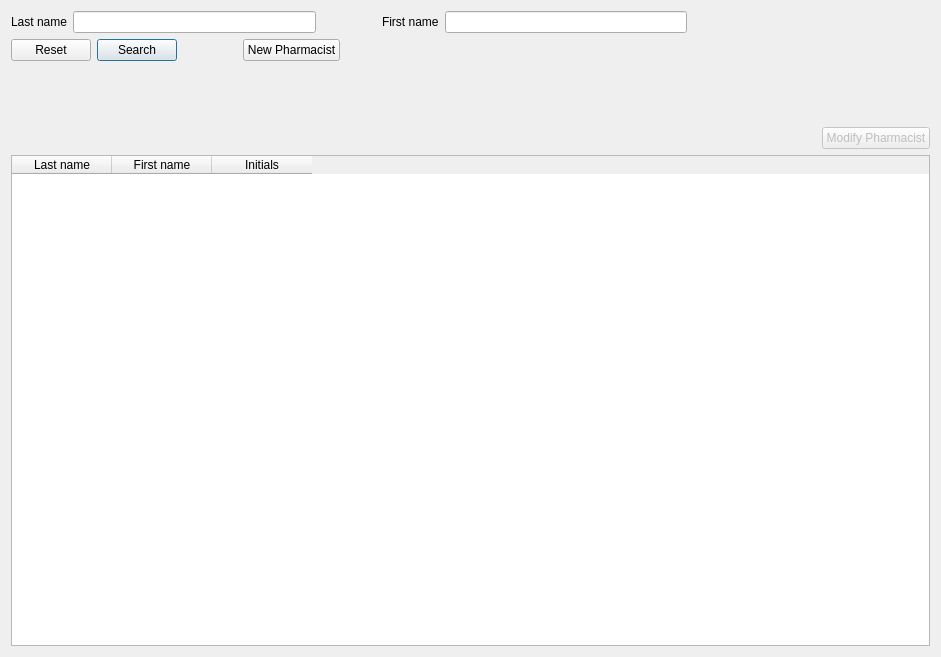
<?xml version="1.0" encoding="UTF-8"?>
<ui version="4.0">
 <class>PharmacistFrame</class>
 <widget class="QFrame" name="PharmacistFrame">
  <property name="geometry">
   <rect>
    <x>0</x>
    <y>0</y>
    <width>941</width>
    <height>657</height>
   </rect>
  </property>
  <property name="frameShape">
   <enum>QFrame::NoFrame</enum>
  </property>
  <property name="frameShadow">
   <enum>QFrame::Plain</enum>
  </property>
  <layout class="QVBoxLayout" name="verticalLayout">
   <item>
    <layout class="QHBoxLayout" name="horizontalLayout">
     <item>
      <widget class="QLabel" name="lastLabel">
       <property name="text">
        <string>Last name</string>
       </property>
      </widget>
     </item>
     <item>
      <widget class="QLineEdit" name="lastField"/>
     </item>
     <item>
      <spacer name="horizontalSpacer">
       <property name="orientation">
        <enum>Qt::Horizontal</enum>
       </property>
       <property name="sizeType">
        <enum>QSizePolicy::Fixed</enum>
       </property>
       <property name="sizeHint" stdset="0">
        <size>
         <width>60</width>
         <height>20</height>
        </size>
       </property>
      </spacer>
     </item>
     <item>
      <widget class="QLabel" name="firstLabel">
       <property name="text">
        <string>First name</string>
       </property>
      </widget>
     </item>
     <item>
      <widget class="QLineEdit" name="firstField"/>
     </item>
     <item>
      <spacer name="horizontalSpacer_2">
       <property name="orientation">
        <enum>Qt::Horizontal</enum>
       </property>
       <property name="sizeHint" stdset="0">
        <size>
         <width>40</width>
         <height>20</height>
        </size>
       </property>
      </spacer>
     </item>
    </layout>
   </item>
   <item>
    <layout class="QHBoxLayout" name="horizontalLayout_2">
     <item>
      <widget class="QPushButton" name="resetButton">
       <property name="text">
        <string>Reset</string>
       </property>
      </widget>
     </item>
     <item>
      <widget class="QPushButton" name="searchButton">
       <property name="text">
        <string>Search</string>
       </property>
       <property name="default">
        <bool>true</bool>
       </property>
      </widget>
     </item>
     <item>
      <spacer name="horizontalSpacer_3">
       <property name="orientation">
        <enum>Qt::Horizontal</enum>
       </property>
       <property name="sizeType">
        <enum>QSizePolicy::Fixed</enum>
       </property>
       <property name="sizeHint" stdset="0">
        <size>
         <width>60</width>
         <height>20</height>
        </size>
       </property>
      </spacer>
     </item>
     <item>
      <widget class="QPushButton" name="newButton">
       <property name="text">
        <string>New Pharmacist</string>
       </property>
      </widget>
     </item>
     <item>
      <spacer name="horizontalSpacer_4">
       <property name="orientation">
        <enum>Qt::Horizontal</enum>
       </property>
       <property name="sizeHint" stdset="0">
        <size>
         <width>40</width>
         <height>20</height>
        </size>
       </property>
      </spacer>
     </item>
    </layout>
   </item>
   <item>
    <spacer name="verticalSpacer">
     <property name="orientation">
      <enum>Qt::Vertical</enum>
     </property>
     <property name="sizeType">
      <enum>QSizePolicy::Fixed</enum>
     </property>
     <property name="sizeHint" stdset="0">
      <size>
       <width>20</width>
       <height>60</height>
      </size>
     </property>
    </spacer>
   </item>
   <item>
    <layout class="QHBoxLayout" name="horizontalLayout_3">
     <item>
      <spacer name="horizontalSpacer_5">
       <property name="orientation">
        <enum>Qt::Horizontal</enum>
       </property>
       <property name="sizeHint" stdset="0">
        <size>
         <width>40</width>
         <height>20</height>
        </size>
       </property>
      </spacer>
     </item>
     <item>
      <widget class="QPushButton" name="modifyButton">
       <property name="enabled">
        <bool>false</bool>
       </property>
       <property name="text">
        <string>Modify Pharmacist</string>
       </property>
      </widget>
     </item>
    </layout>
   </item>
   <item>
    <widget class="QTableWidget" name="resultTable">
     <property name="contextMenuPolicy">
      <enum>Qt::ActionsContextMenu</enum>
     </property>
     <property name="selectionBehavior">
      <enum>QAbstractItemView::SelectRows</enum>
     </property>
     <property name="columnCount">
      <number>3</number>
     </property>
     <column>
      <property name="text">
       <string>Last name</string>
      </property>
     </column>
     <column>
      <property name="text">
       <string>First name</string>
      </property>
     </column>
     <column>
      <property name="text">
       <string>Initials</string>
      </property>
     </column>
    </widget>
   </item>
  </layout>
  <action name="newAction">
   <property name="text">
    <string>New Pharmacist</string>
   </property>
   <property name="toolTip">
    <string>Enter a new pharmacist</string>
   </property>
  </action>
  <action name="modifyAction">
   <property name="text">
    <string>Modify Pharmacist</string>
   </property>
   <property name="toolTip">
    <string>Modify details of the pharmacist</string>
   </property>
  </action>
 </widget>
 <resources/>
 <connections>
  <connection>
   <sender>resetButton</sender>
   <signal>clicked()</signal>
   <receiver>lastField</receiver>
   <slot>clear()</slot>
   <hints>
    <hint type="sourcelabel">
     <x>48</x>
     <y>50</y>
    </hint>
    <hint type="destinationlabel">
     <x>187</x>
     <y>20</y>
    </hint>
   </hints>
  </connection>
  <connection>
   <sender>resetButton</sender>
   <signal>clicked()</signal>
   <receiver>firstField</receiver>
   <slot>clear()</slot>
   <hints>
    <hint type="sourcelabel">
     <x>48</x>
     <y>50</y>
    </hint>
    <hint type="destinationlabel">
     <x>558</x>
     <y>20</y>
    </hint>
   </hints>
  </connection>
  <connection>
   <sender>lastField</sender>
   <signal>returnPressed()</signal>
   <receiver>searchButton</receiver>
   <slot>click()</slot>
   <hints>
    <hint type="sourcelabel">
     <x>187</x>
     <y>20</y>
    </hint>
    <hint type="destinationlabel">
     <x>129</x>
     <y>50</y>
    </hint>
   </hints>
  </connection>
  <connection>
   <sender>firstField</sender>
   <signal>returnPressed()</signal>
   <receiver>searchButton</receiver>
   <slot>click()</slot>
   <hints>
    <hint type="sourcelabel">
     <x>558</x>
     <y>20</y>
    </hint>
    <hint type="destinationlabel">
     <x>129</x>
     <y>50</y>
    </hint>
   </hints>
  </connection>
  <connection>
   <sender>newButton</sender>
   <signal>clicked()</signal>
   <receiver>newAction</receiver>
   <slot>trigger()</slot>
   <hints>
    <hint type="sourcelabel">
     <x>280</x>
     <y>50</y>
    </hint>
    <hint type="destinationlabel">
     <x>-1</x>
     <y>-1</y>
    </hint>
   </hints>
  </connection>
  <connection>
   <sender>modifyButton</sender>
   <signal>clicked()</signal>
   <receiver>modifyAction</receiver>
   <slot>trigger()</slot>
   <hints>
    <hint type="sourcelabel">
     <x>882</x>
     <y>147</y>
    </hint>
    <hint type="destinationlabel">
     <x>-1</x>
     <y>-1</y>
    </hint>
   </hints>
  </connection>
 </connections>
</ui>
